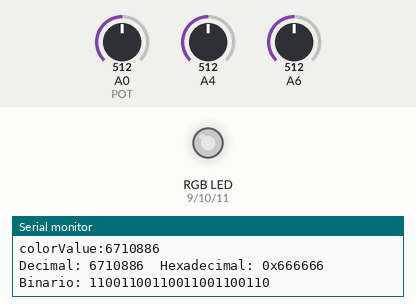
This sketch was run on a simulated Arduino Uno, built with avr-gcc and run on an emulated ATmega328P. On the bench: an RGB LED mixed from three pins (HIGH = lit), the last lines printed to the serial monitor. The inputs (shaded band) are chosen by the test bench; at power-on: A0 (POT) = 512, A4 = 512, A6 = 512. Dim RGB values are drawn brighter than linear.

Above: at 0.97 s.
1.3 s: A0 (POT) set to 306
At 2.0 s:
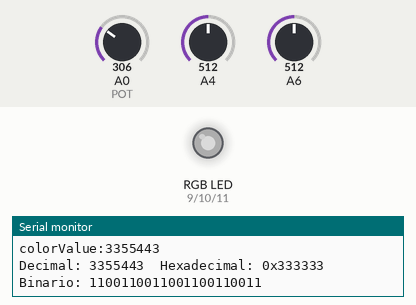
4.3 s: A4 set to 716
At 4.73 s:
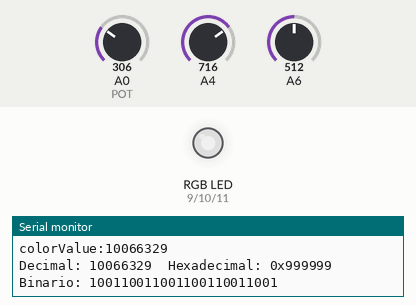
7.3 s: A4 set to 900
10.3 s: A6 set to 0
13.3 s: A6 set to 18
At 13.56 s:
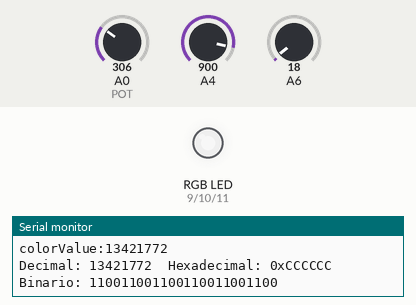
16.3 s: A4 set to 0
At 16.92 s:
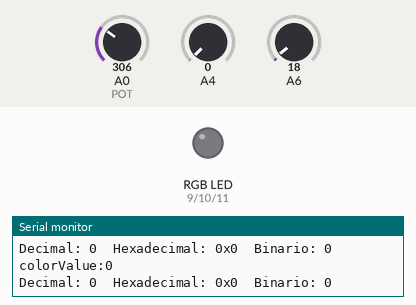
Timing chart, 0 to 19.3 s (numbered marks = the images above; inputs shaded):
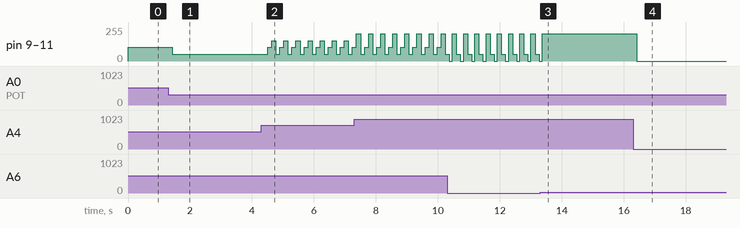

The sketch:

examen.ino
```cpp
// Definir los pines del potenciómetro y el LED RGB
int POT = A0;
int redPin = 9;
int greenPin = 10;
int bluePin = 11;
int nivel = -1;
unsigned long nCores = (unsigned long) 256*256*256;
unsigned long colorValue = -1;
void setup() {
  // Inicializar el monitor serie
  Serial.begin(9600);
}

void loop() {
  // Leer el valor del potenciómetro
  int potValue = analogRead(POT);

  // Mapear el valor del potenciómetro al rango de 16250 a 75000
POT = analogRead(POT);
nivel = map(POT, 0, 1023, 0, 5);

colorValue = map(nivel, 0, 5, 0, nCores-1);

Serial.print("colorValue:"); Serial.println(colorValue);

POT = analogRead(POT);
nivel = map(POT, 0, 1023, 0, 4);

  // Calcular los componentes RGB en función del valor del potenciómetro
  int red = (colorValue >> 16) & 0xFF;
  int green = (colorValue >> 8) & 0xFF;
  int blue = colorValue & 0xFF;

  // Encender el LED RGB con los componentes calculados
  analogWrite(redPin, red);
  analogWrite(greenPin, green);
  analogWrite(bluePin, blue);

  // Imprimir los valores en el monitor serie
  Serial.print("Decimal: ");
  Serial.print(colorValue);
  Serial.print("\tHexadecimal: 0x");
  Serial.print(colorValue, HEX);
  Serial.print("\tBinario: ");
  Serial.println(colorValue, BIN);

  // Esperar un breve tiempo para evitar lecturas rápidas del potenciómetro
  delay(100);

  switch (nivel) {
    case 0:
     setVermello();
     break;
    case 1:
     setAmarelo();
     break;
    case 2:
     setVerde();
     break;
    case 3:
     setAzul();
     break;
    case 4:
     setBranco();
     break;
  }
}

// Función auxiliares
void setVermello() {
setColor(255, 0, 0);
}

void setVerde() {
setColor(0, 255, 0);
}

void setAmarelo() {
setColor(255, 191, 0);
}

void setAzul() {
setColor(0, 0, 255);
}

void setColor(int vermello, int verde, int azul) {
analogWrite(redPin, vermello);
analogWrite(greenPin, verde);
analogWrite(bluePin, azul);
}


void setBranco() {
setColor(255, 255, 255);
}
void setRGBoff() {
setColor(0, 0, 0);
}
```

Measured:
- after the input at 1.3 s, pin 9 (redPin), pin 10 (greenPin), pin 11 (bluePin): 102/255 → 51/255 after 0.13 s
- after the input at 4.3 s, pin 9 (redPin), pin 10 (greenPin), pin 11 (bluePin): 51/255 → 102/255 after 0.21 s, then repeats every 0.39 s: 153/255 0.13 s, 51/255 0.13 s, 102/255 0.13 s
- after the input at 13.3 s, pin 9 (redPin), pin 10 (greenPin), pin 11 (bluePin): goes on until 13.4 s, then stays 204/255
- after the input at 16.3 s, pin 9 (redPin), pin 10 (greenPin), pin 11 (bluePin): 204/255 → 0/255 after 0.12 s
